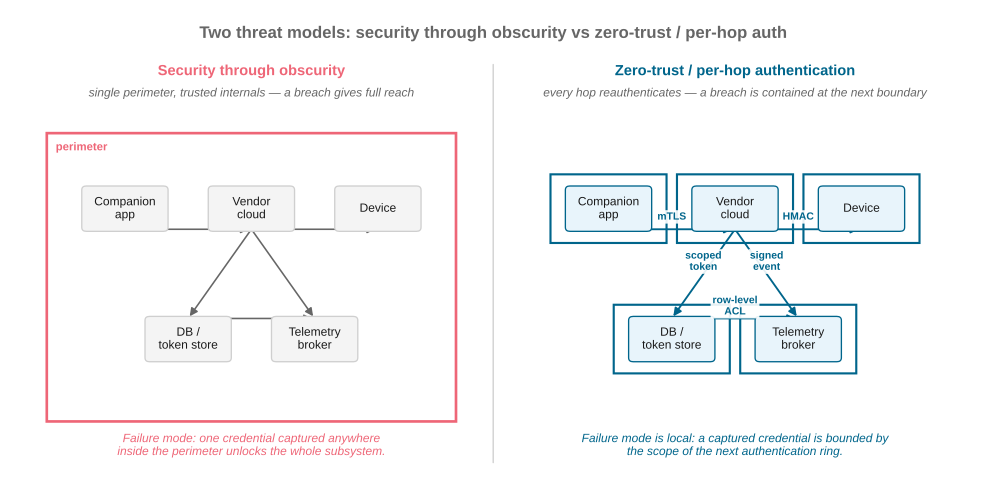

Write Python code to recreate this figure.
#!/usr/bin/env python3
"""
Figure 7 — Two threat models: single-perimeter "obscurity" vs zero-trust.

Side-by-side conceptual diagram contrasting (left) the
security-through-obscurity model — a single hardened perimeter with
trusted internals — against (right) the zero-trust / per-hop
authenticated model with multiple authentication boundaries.

Authorship: AI-authored Python regenerator (illustration overhaul pass,
2026-05-03). Replaces the prior manually drawn `fig7-threat-models.svg`
(monochrome, no `dlr_style` typography) with a reproducible matplotlib
generator that satisfies CLAUDE.md rule 14 (data + script committed)
for what is now a 4×-cited figure (tied with fig:dual-use as the
most-cited paper figure).

Source: paper/main.md §2 (threat-models framing); §6.7
(operational-obscurity anti-pattern); §7.13 (per-hop authentication
as mitigation).

Outputs:
    paper/figures/fig7-threat-models.svg
    paper/figures/fig7-threat-models.pdf
"""

import os
import sys

import matplotlib
matplotlib.use("Agg")
import matplotlib.pyplot as plt
from matplotlib.patches import FancyBboxPatch, FancyArrowPatch, Rectangle

HERE = os.path.dirname(os.path.abspath(__file__))
sys.path.insert(0, HERE)
import dlr_style  # noqa: E402

ADV = "#ee6677"        # CB-safe orange-rose for "obscurity" model accents
ZT  = dlr_style.DLR_BLUE

fig, ax = plt.subplots(figsize=(13.0, 6.5))
ax.set_xlim(0, 13)
ax.set_ylim(0, 7.0)
ax.set_axis_off()

# Top title.
ax.text(6.5, 6.65,
        "Two threat models: security through obscurity vs zero-trust / per-hop auth",
        ha="center", va="center", fontsize=12.5, fontweight="bold",
        color=dlr_style.DLR_GRAY)

# Vertical divider between panels.
ax.plot([6.5, 6.5], [0.4, 6.2], color=dlr_style.DLR_HAIRLINE, lw=1.0)


def auth_boundary(x, y, w, h, color, lw=1.6, hatch=None):
    r = Rectangle((x, y), w, h, fc="none", ec=color, lw=lw,
                  linestyle="-", hatch=hatch, zorder=2)
    ax.add_patch(r)


def node(x, y, label, color="#f4f4f4", ec=None, tc="#1a1a1a"):
    ec = ec or dlr_style.DLR_HAIRLINE
    p = FancyBboxPatch((x - 0.55, y - 0.30), 1.10, 0.60,
                       boxstyle="round,pad=0.03,rounding_size=0.06",
                       fc=color, ec=ec, lw=1.0, zorder=3)
    ax.add_patch(p)
    ax.text(x, y, label, ha="center", va="center",
            fontsize=9.0, color=tc, zorder=4)


def arrow(x1, y1, x2, y2, color=None, lw=1.2):
    color = color or dlr_style.DLR_GRAY_MID
    a = FancyArrowPatch((x1, y1), (x2, y2),
                        arrowstyle="-|>", mutation_scale=12,
                        color=color, lw=lw, shrinkA=2, shrinkB=2)
    ax.add_patch(a)


# ── LEFT panel: Security through obscurity ─────────────────────────────
ax.text(3.25, 6.10, "Security through obscurity",
        ha="center", va="center", fontsize=11.0, fontweight="bold",
        color=ADV)
ax.text(3.25, 5.78,
        "single perimeter, trusted internals — a breach gives full reach",
        ha="center", va="center", fontsize=9.0, style="italic",
        color=dlr_style.DLR_GRAY)

# Single hardened perimeter (orange dashed = obscurity barrier).
auth_boundary(0.50, 1.00, 5.50, 4.20, ADV, lw=2.0, hatch=None)
ax.text(0.62, 4.95, "perimeter", color=ADV, fontsize=8.5, fontweight="bold")

# Internal nodes — no boundaries between them.
node(1.55, 4.10, "Companion\napp", color="#f4f4f4")
node(3.25, 4.10, "Vendor\ncloud", color="#f4f4f4")
node(4.95, 4.10, "Device", color="#f4f4f4")
node(2.40, 2.20, "DB /\ntoken store", color="#f4f4f4")
node(4.10, 2.20, "Telemetry\nbroker", color="#f4f4f4")

# Trust arrows (no auth at internal hops).
for (x1, y1, x2, y2) in [
    (1.55, 3.80, 3.25, 3.80),
    (3.25, 3.80, 4.95, 3.80),
    (3.25, 3.80, 2.40, 2.50),
    (3.25, 3.80, 4.10, 2.50),
    (2.40, 2.50, 4.10, 2.50),
]:
    arrow(x1, y1, x2, y2, color=dlr_style.DLR_GRAY)

ax.text(3.25, 0.65,
        "Failure mode: one credential captured anywhere\n"
        "inside the perimeter unlocks the whole subsystem.",
        ha="center", va="center", fontsize=9.0, style="italic",
        color=ADV)

# ── RIGHT panel: Zero-trust / per-hop auth ─────────────────────────────
ax.text(9.75, 6.10, "Zero-trust / per-hop authentication",
        ha="center", va="center", fontsize=11.0, fontweight="bold",
        color=ZT)
ax.text(9.75, 5.78,
        "every hop reauthenticates — a breach is contained at the next boundary",
        ha="center", va="center", fontsize=9.0, style="italic",
        color=dlr_style.DLR_GRAY)

# Per-hop boundaries (each node has its own auth ring).
node_positions = [
    (8.05, 4.10, "Companion\napp"),
    (9.75, 4.10, "Vendor\ncloud"),
    (11.45, 4.10, "Device"),
    (8.90, 2.20, "DB /\ntoken store"),
    (10.60, 2.20, "Telemetry\nbroker"),
]
for x, y, label in node_positions:
    # blue auth ring around each node
    auth_boundary(x - 0.78, y - 0.50, 1.56, 1.00, ZT, lw=1.6)
    node(x, y, label, color="#e8f4fb", ec=ZT)

# Per-hop arrows, each labelled with auth.
hop_label_size = 7.8
for (x1, y1, x2, y2, label) in [
    (8.05, 3.80, 9.75, 3.80, "mTLS"),
    (9.75, 3.80, 11.45, 3.80, "HMAC"),
    (9.75, 3.80, 8.90, 2.50, "scoped\ntoken"),
    (9.75, 3.80, 10.60, 2.50, "signed\nevent"),
    (8.90, 2.50, 10.60, 2.50, "row-level\nACL"),
]:
    arrow(x1, y1, x2, y2, color=ZT, lw=1.4)
    ax.text((x1 + x2) / 2, (y1 + y2) / 2 + 0.18, label,
            ha="center", va="center", fontsize=hop_label_size,
            color=ZT, fontweight="bold",
            bbox=dict(boxstyle="round,pad=0.18", fc="white",
                      ec="none", alpha=0.9))

ax.text(9.75, 0.65,
        "Failure mode is local: a captured credential is bounded by\n"
        "the scope of the next authentication ring.",
        ha="center", va="center", fontsize=9.0, style="italic",
        color=ZT)

fig.patch.set_facecolor("white")
out_svg = os.path.join(HERE, "fig7-threat-models.svg")
out_pdf = os.path.join(HERE, "fig7-threat-models.pdf")
fig.savefig(out_svg, format="svg", bbox_inches="tight", facecolor="white")
fig.savefig(out_pdf, format="pdf", bbox_inches="tight", facecolor="white")
print(f"Saved: {out_svg}")
print(f"Saved: {out_pdf}")
